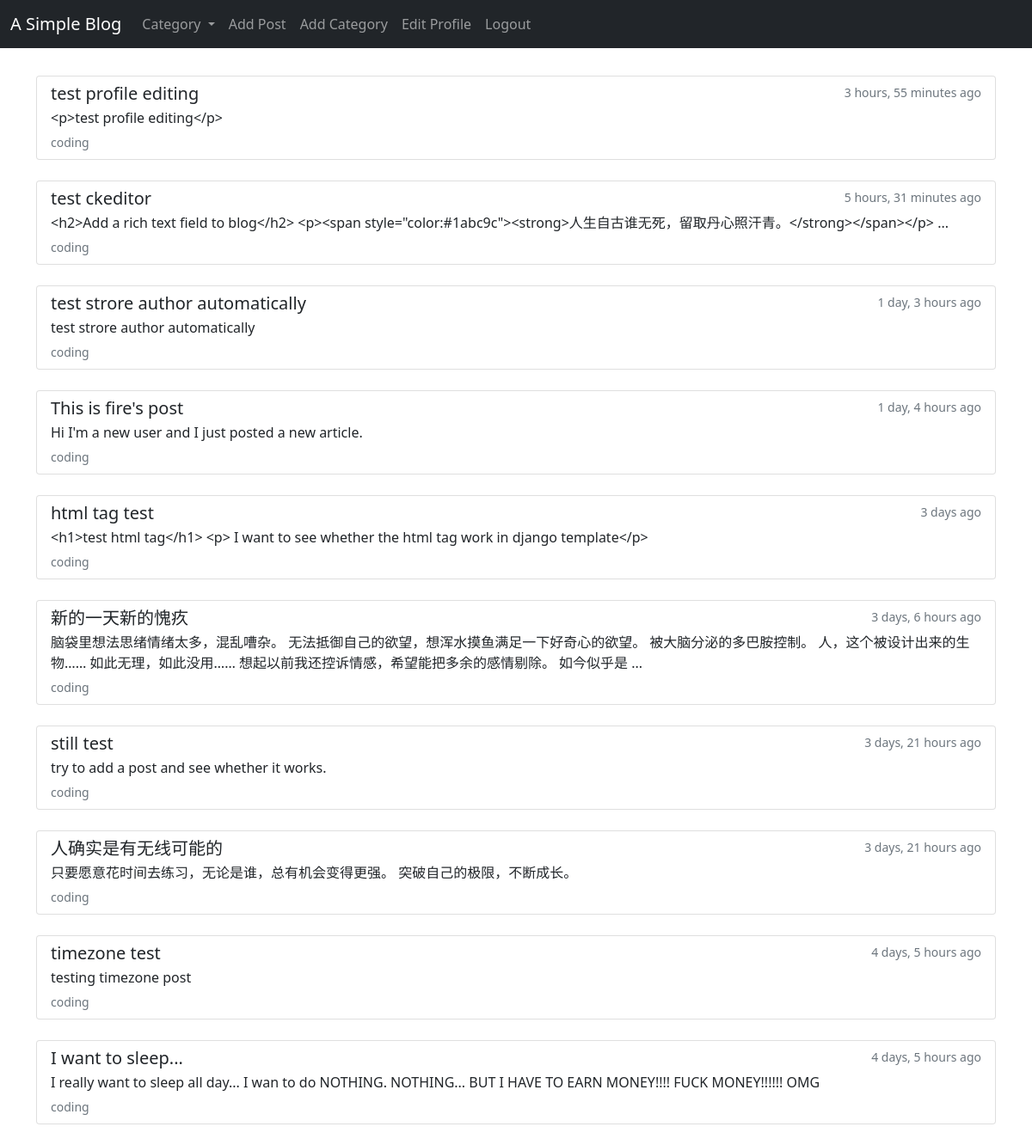
Page /category/coding/ (signed in) on the committed database.
### myBlog/models.py (models this page shows, shortened)
class Post(models.Model):
    title = models.CharField(max_length=255)
    author = models.ForeignKey(User, on_delete=CASCADE, null=False)
    tag = models.CharField(max_length=255)
    category = models.CharField(max_length=50, default="coding")
    body = RichTextField(blank=True, null=True)
    post_time = models.DateTimeField(auto_now_add=True)
    likes = models.ManyToManyField(User, related_name="like_list")
    class Meta:
        ordering = ['-post_time']

### myBlog/views.py (the view)
class CategoryPostsView(generic.ListView):
    model = Post
    template_name = 'myBlog/category_posts.html'
    def get_context_data(self, **kwargs):
        posts_list = Post.objects.filter(category=self.kwargs['category'])
        context = super().get_context_data(**kwargs)
        context['posts_list'] = posts_list
        return context

### myBlog/context_processors.py (called while the page is built)
def get_category_list(request):
    category_list = Category.objects.all()
    return {
        'category_list': category_list,
    }

### myBlog/models.py (called while the page is built)
    def __str__(self):
        return self.name

### myBlog/templates/myBlog/category_posts.html (shortened to what this page needs)
{% extends 'base.html' %} {% block title %} My Blog {% endblock %}
{% block body %}
<br />
{% if posts_list %}
{% for post in posts_list %}
<div class="list-group">
  <a href="{% url 'article_detail' post.pk %}" class="list-group-item list-group-item-action">
    <div class="d-flex w-100 justify-content-between">
      <h5 class="mb-1">{{ post.title }}</h5>
      <small class="text-muted">{{ post.post_time|timesince }} ago</small>
    </div>
    <p class="mb-1">
      {% if post.body|length > 120 %}
      {{ post.body|slice:":120" }} ...
      {% else %}
      {{ post.body }}
      {% endif %}
    </p>
    <small class="text-muted">{{ post.category }}</small>
  </a>
</div>
<br />
{% endfor %}
{% else %}
<p><strong>Sorry, there are no articles fall under this category.</strong></p>
{% endif %}
{% endblock %}

### rows in the picture
Post: title "test profile editing", post_time "3 hours, 55 minutes", body "<p>test profile editing</p>", category "coding"
Post: title "test ckeditor", post_time "5 hours, 31 minutes", body "<h2>Add a rich text field to blog</h2> <p><span style=\"color:#1abc9c\"><strong>人生自古谁无死，留取丹心照汗青。</strong></span></p>", category "coding"
Post: title "test strore author automatically", post_time "1 day, 3 hours", body "test strore author automatically", category "coding"
Post: title "This is fire's post", post_time "1 day, 4 hours", body "Hi I'm a new user and I just posted a new article.", category "coding"
Post: title "html tag test", post_time "3 days", body "<h1>test html tag</h1> <p> I want to see whether the html tag work in django template</p>", category "coding"
Post: title "新的一天新的愧疚", post_time "3 days, 6 hours", body "脑袋里想法思绪情绪太多，混乱嘈杂。 无法抵御自己的欲望，想浑水摸鱼满足一下好奇心的欲望。 被大脑分泌的多巴胺控制。 人，这个被设计出来的生物…… 如此无理，如此没用…… 想起以前我还控诉情感，希望能把多余的感情剔除。 如今似乎是", category "coding"
Post: title "still test", post_time "3 days, 21 hours", body "try to add a post and see whether it works.", category "coding"
Post: title "人确实是有无线可能的", post_time "3 days, 21 hours", body "只要愿意花时间去练习，无论是谁，总有机会变得更强。 突破自己的极限，不断成长。", category "coding"
Post: title "timezone test", post_time "4 days, 5 hours", body "testing timezone post", category "coding"
Post: title "I want to sleep...", post_time "4 days, 5 hours", body "I really want to sleep all day... I wan to do NOTHING. NOTHING... BUT I HAVE TO EARN MONEY!!!! FUCK MONEY!!!!!! OMG", category "coding"
